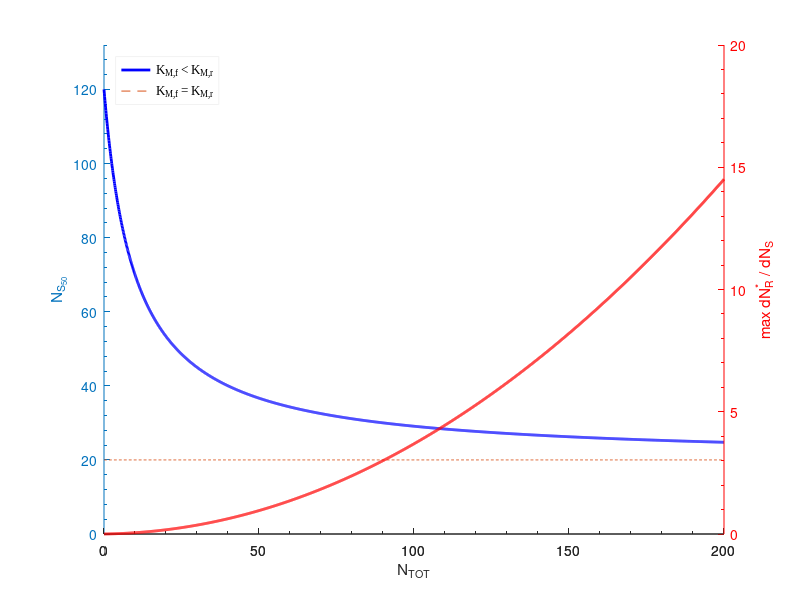

The MATLAB source for this figure:
%% Make S_50 and gslope vs T (N_TOT) graph

% Author: Alex Plakantonakis,   Copyright (c) 2019.           License: GNU GPLv3

clear;

agents = 0:0.1:200;

k_f = 1;                             % basal forward rate constant
Km_f = 5;                              % MICROSCOPIC MM constant for forward rx
k_r = 0.05;                              % basal reverse rate constant
Km_r = 30;                               % MICROSCOPIC MM constant for reverse rx

% ** Renaming parameters for simplicity **
T = agents;
a = k_f;
b = Km_f;
c = k_r;
d = Km_r;

S_50 = ( c/a .* (T+2*b) ./ (T+2*d) ).^-1;
% dRdS = R*(b+T-R) / ( S*(b+T-2*R) + a/c *(d-T+2*R) );     % General derivative R'(S)
gslope = c/4/a .* T.* (T+2*b).^2 ./ ( b .* (T+2*d) + d .* (T+2*b) );

fig = figure('NumberTitle','off');                          hold on;
set(fig,'Position',[550 1 500 406]);                   
[ax, h1, h2] = plotyy(T,S_50,T,gslope);
set([h1 h2],'LineWidth',2);                       
set(h1,'Color','b','DisplayName','K_{M,f} < K_{M,r}');                          
set(h2,'Color','r');            set(ax(2),'YColor','r');  
xlabel('N_{TOT}');
ylabel(ax(1),'N_{S_{50}}');
ylabel(ax(2),'max dN_R^* / dN_S');
axis(ax(1),[0 T(end) 0 1.1*max(S_50)]);  
set(ax(1),'XMinorTick','on','YMinorTick','on','YTickMode','auto','Box','off');
set(ax(2),'YMinorTick','on','YTickMode','auto','Box','off');

p2 = plot(ax(1),T,a/c*ones(1,size(T,2)),'--','DisplayName','K_{M,f} = K_{M,r}');

leg = legend([h1 p2]);
set(leg,'FontName','Times New Roman','FontSize',9,...
    'EdgeColor',[0.95 0.95 0.95],'Location','NorthWest');


